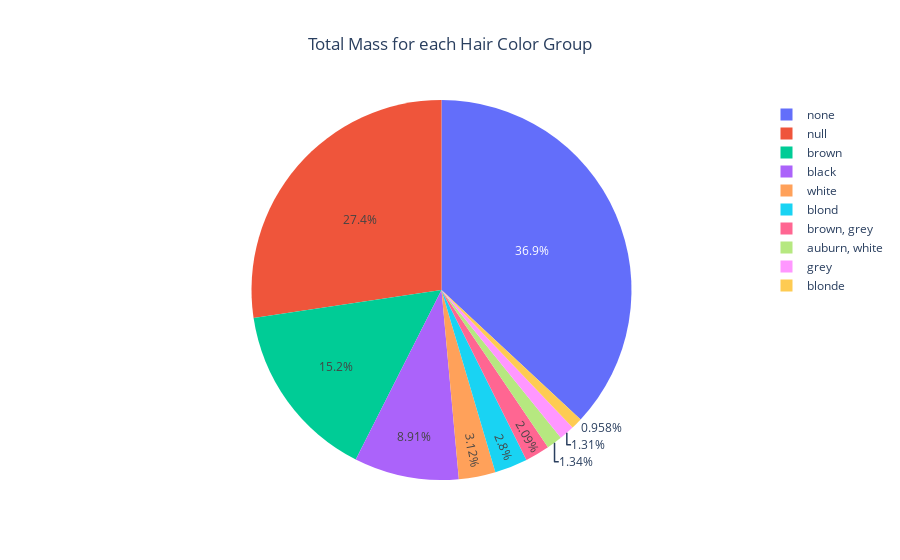

This figure's notebook cell:
### Code cell
fig = px.pie(DF, 
             values='mass',
             names = 'hair_color',  
             title='Total Mass for each Hair Color Group')
fig.update_layout(title_x=0.5)
fig.show()

### Figure 1 — Plotly figure (JSON) as saved in the notebook; plotly's stock layout.template omitted (floating-point values rounded to 4 significant figures)
{"data": [{"domain": {"x": [0, 1], "y": [0, 1]}, "hovertemplate": "hair_color=%{label}<br>mass=%{value}<extra></extra>", "labels": ["blond", null, null, "none", "brown", "brown, grey", "brown", null, "black", "auburn, white", "blond", "auburn, grey", "brown", "brown", null, null, "brown", "brown", "white", "grey", "black", "none", "none", "black", "none", "none", "auburn", "brown", "brown", "none", "brown", "none", "blond", "brown", "none", "none", "none", "brown", "black", "none", "black", "black", "none", "none", "none", "none", "none", "none", "none", "none", "white", "none", "black", "none", "none", "none", "none", "none", "black", "brown", "brown", "none", "black", "black", "brown", "white", "black", "black", "blonde", "none", "none", "none", "white", "none", "none", "none", "none", "none", "brown", "brown", "none", "none", "black", "brown", "brown", "none", "none"], "legendgroup": "", "name": "", "showlegend": true, "type": "pie", "values": [77, 75, 32, 136, 49, 120, 75, 32, 84, 77, 84, null, 112, 80, 74, 1358, 77, 110, 17, 75, 78.2, 140, 113, 79, 79, 83, null, null, 20, 68, 89, 90, null, 45, 66, 82, null, null, null, 40, null, null, 80, null, 55, 15, 45, null, 65, 84, 82, 87, null, 50, null, null, 80, null, 85, null, null, 80, 56.2, 50, null, 80, null, 79, 55, 102, 88, null, null, null, 48, null, 57, 159, 136, 79, 48, 80, null, null, null, null, null]}], "layout": {"autosize": true, "legend": {"tracegroupgap": 0}, "title": {"text": "Total Mass for each Hair Color Group", "x": 0.5}}}
